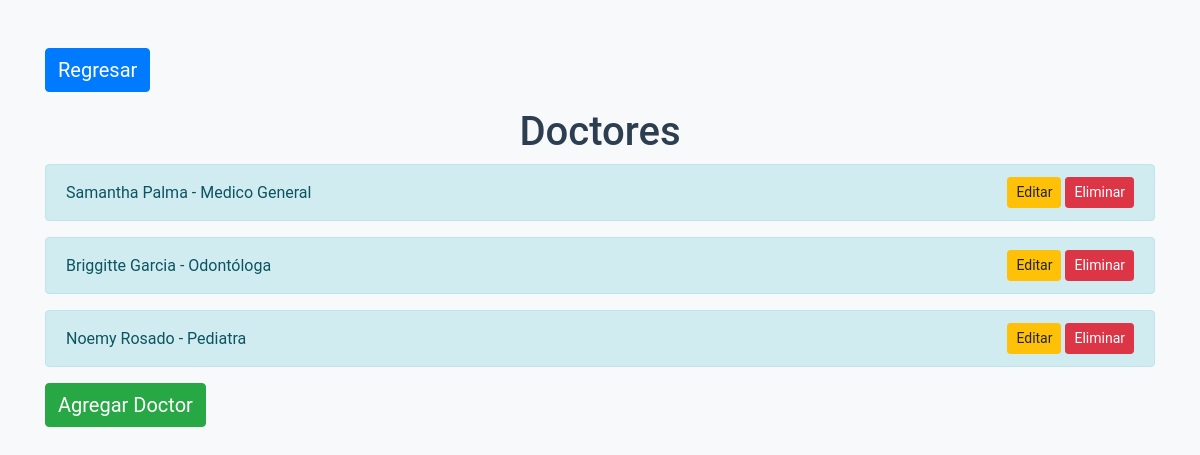
/doctores/, run on the app's committed database.
### core/models.py (models this page shows, shortened)
class Doctor(models.Model):
    nombre = models.CharField(max_length=100)
    especialidad = models.CharField(max_length=100)

### core/views.py (the view)
# urls.py: path('doctores/', views.lista_doctores, name='lista_doctores'),
def lista_doctores(request):
    doctores = Doctor.objects.all()
    return render(request, 'core/lista_doctores.html', {'doctores': doctores})

### core/templates/core/lista_doctores.html (shortened to what this page needs)
{% load static %}
<!DOCTYPE html>
<html>
<head>
    <link href="https://maxcdn.bootstrapcdn.com/bootstrap/4.0.0/css/bootstrap.min.css" rel="stylesheet">
    <link href="{% static 'core/styles.css' %}" rel="stylesheet">
</head>
<body>
    <div class="container mt-5">
        <a href="{% url 'home' %}" class="btn btn-primary mb-3">Regresar</a>
        <h1 class="text-center">Doctores</h1>
        {% for doctor in doctores %}
            <div class="alert alert-info d-flex justify-content-between align-items-center" role="alert">
                <span>{{ doctor.nombre }} - {{ doctor.especialidad }}</span>
                <span>
                    <a href="{% url 'editar_doctor' doctor.pk %}" class="btn btn-warning btn-sm">Editar</a>
                    <form action="{% url 'eliminar_doctor' doctor.pk %}" method="post" style="display:inline;">
                        <button type="submit" class="btn btn-danger btn-sm">Eliminar</button>
                    </form>
                </span>
            </div>
        {% endfor %}
        <a href="{% url 'nuevo_doctor' %}" class="btn btn-success">Agregar Doctor</a>
    </div>
</body>
</html>

### core/static/core/styles.css (style rules this page uses)
body { font-family: 'Roboto', sans-serif; background-color: #f8f9fa; margin: 0; height: 100vh; }
h1 { color: #2c3e50; }
.container { margin-top: 50px; }
.btn-primary, .btn-success { font-size: 1.25rem; }

### data on the page
Doctor: nombre "Samantha Palma", especialidad "Medico General"
Doctor: nombre "Briggitte Garcia", especialidad "Odontóloga"
Doctor: nombre "Noemy Rosado", especialidad "Pediatra"
